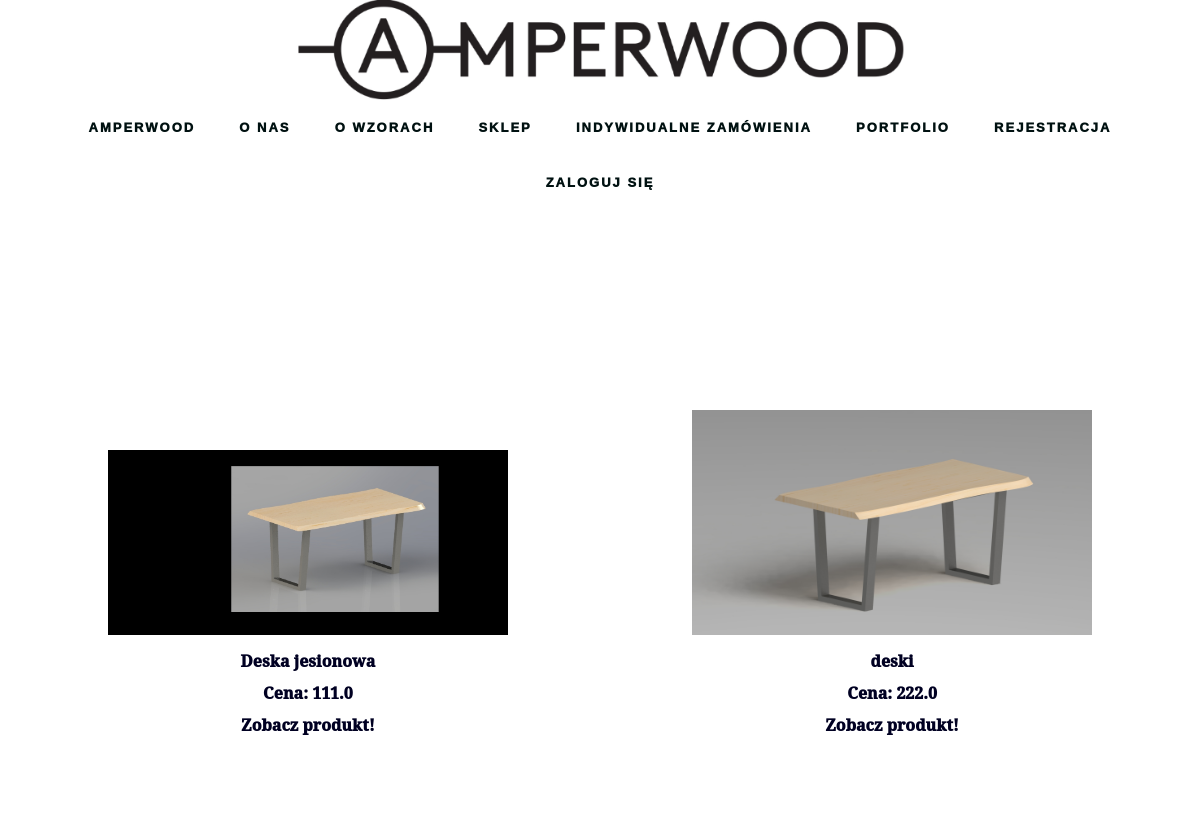
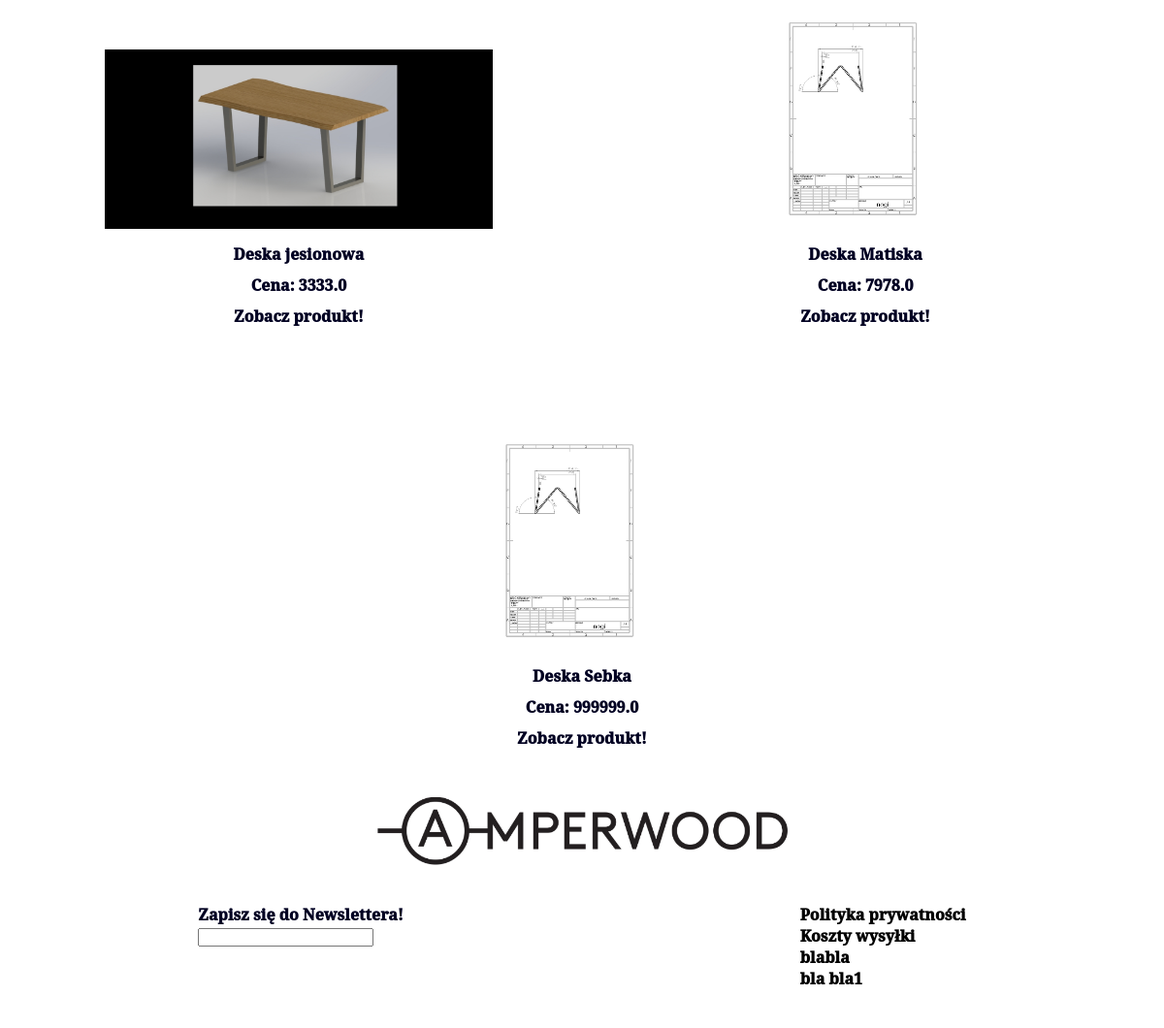
The page /Sklep/ on the database as committed earlier (2 pictures, top to bottom).
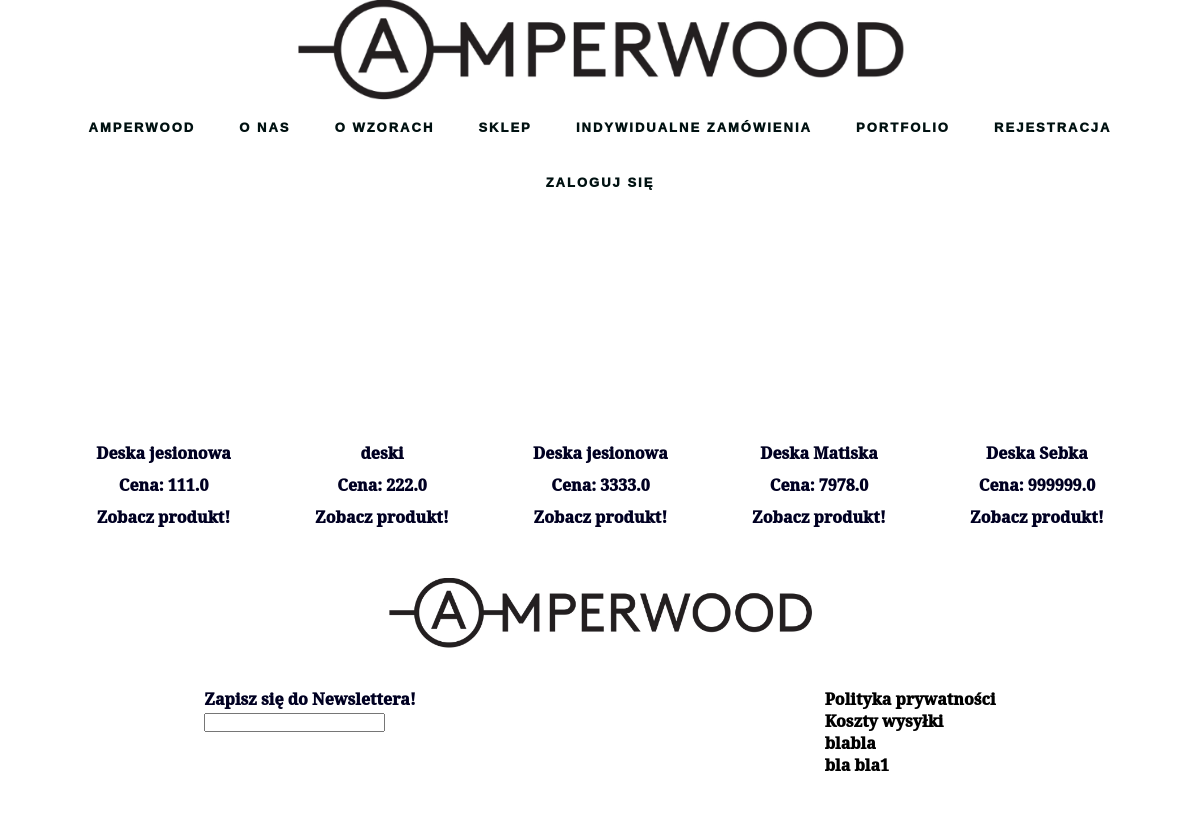
The same page on the database as committed later.
### produkty/models.py (models this page shows, shortened)
class Product(models.Model):
    nazwa = models.CharField(max_length=120)
    opis = models.TextField()
    cena = models.FloatField()
    zdjecie = models.ImageField(height_field=None, upload_to='fotki')
    podsumowanie = models.TextField(
        default="Django jest spoko")
    przecena = models.BooleanField(default=False)
    kategoria = models.ForeignKey(
        Kategoria, on_delete=models.CASCADE)
    slug = models.SlugField(unique=True)
    class Meta:
        unique_together = ('nazwa', 'slug')

### produkty/views.py (the view)
# urls.py: path('Sklep/', viewsProdukty.productsInStore, name='Sklep'),
def productsInStore(request):
    obj = Product.objects.all()
    return render(request, 'Sklep.html', {'obj': obj})

### Templates/AW/sklep.html (shortened to what this page needs)
{% load static %}
<!DOCTYPE html>
<html lang="pl">
<head>
    <link rel="stylesheet" type="text/css" href={% static "css/style.css" %}?{% now "U" %}>
</head>
<body>
    <div class="wrapper">
        {% include 'menu.html' %}
        <section class="produktyWSklepie">
            {% for item in obj %}
            <div class="produkt">
                <div class="zdjecie"><img src="{{item.zdjecie.url}}"  alt="" width="500"></div>
                <div class="nazwa">{{item.nazwa}}</div>
                <div class="cena">Cena: {{item.cena}}</div>
                <div class="cart">
                   <a role="button" href="http://127.0.0.1:8000/Sklep/{{item.slug}}/" >
                    Zobacz produkt!</a>
                </div>
            </div>
            {% endfor %}
        </section>
    </div>
    {% include 'footer.html' %}
</body>
</html>

Rows that differ between the two databases and show on the page:
changed Product (number 1 of 5 on the later page): zdjecie: picture removed
changed Product "deski": zdjecie: picture removed
changed Product (number 3 of 5 on the later page): zdjecie: picture removed
changed Product "Deska Matiska": zdjecie: picture removed
changed Product "Deska Sebka": zdjecie: picture removed
